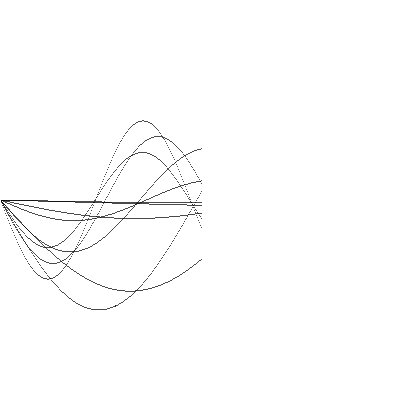
Frame 1 (no input)
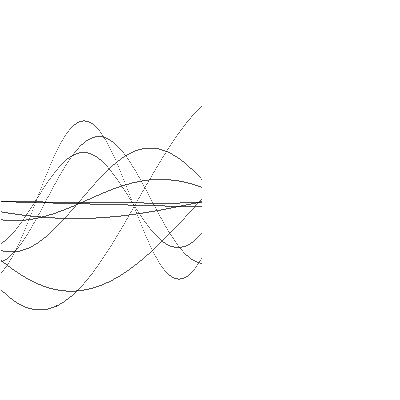
Frame 60 (the mouse pressed at the canvas centre just before this capture)
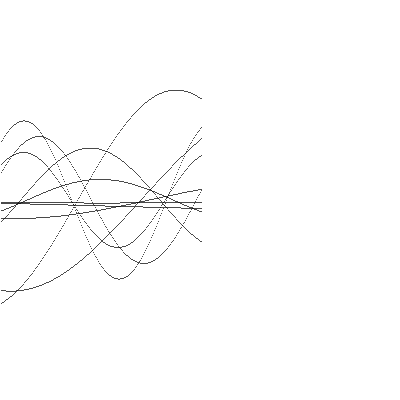
Frame 120 (the mouse held since frame 60 and released just before this capture)

The Processing sketch that drew these frames (run headless with seeded random() and noise(); from frame 60 on, the mouse is pressed at the canvas centre):

// Processing sketch: dot_tracer
// ── dot_tracer.pde
float x, y;
float cx, cy;
//float r;
//float a;
//float ai = PI / 180;
ArrayList<Tracer> tracers = new ArrayList<Tracer>();

void setup() {
  size(400, 400);
  //cx = width / 2;
  //cy = height / 2;
  //r = width / 3;
  //x = y = a = 0;
  float ai = PI / 180;
  for (int i = 0; i < 10; i += 1) {
    Tracer t = new Tracer(0, ai + random(-ai, ai));
    tracers.add(t);
  }
}

void draw() {
  background(255);
  stroke(0);
  fill(0);
  //a += ai;

  //x = 0;
  //for (float aa = a; x <= width; aa += ai) {
  //  x+= 1;
  //  y = cy + r * sin(aa);    
  //  point(x, y);
  //}
  ////ellipse(x,y, 2, 2);
  for (Tracer t : tracers) {
    t.draw();
  }
}

class Tracer {
  float x, y;
  float cx, cy;
  float r;
  float a, ai;

  Tracer(float a, float ai) {
    cx = width / 2;
    cy = height / 2;
    r = width / 4 + random(-width / 4, width / 4);
    x = y = 0;
    this.a = a;
    this.ai = ai;
  }
  
  void draw() {
  a += ai;

  x = 0;
  for (float aa = a; x <= cx; aa += ai) {
    x+= 1;
    y = cy + r * sin(aa);    
    point(x, y);
  }
  }
}
